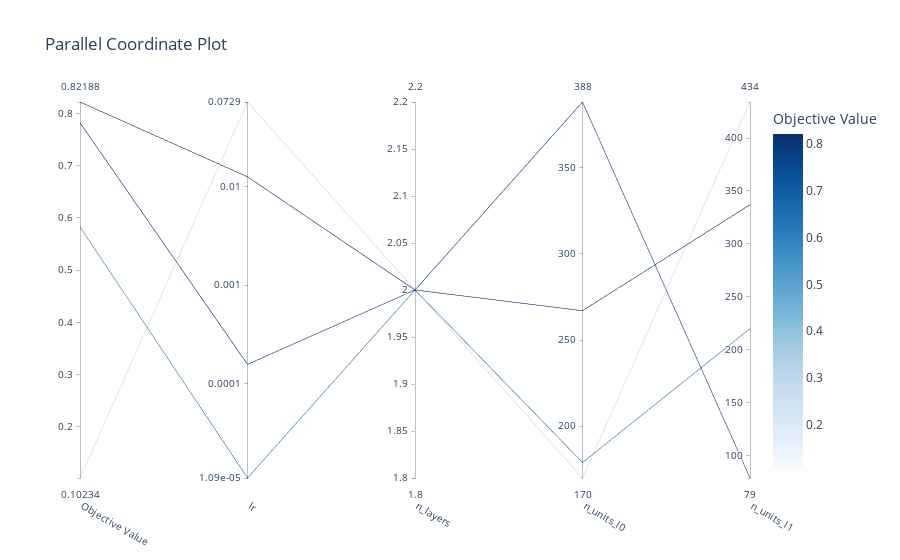

The notebook cell saved with this chart:
### Markdown cell above
#### Parallel Coordinate Plot

Shows relationships among parameters and the objective value in high-dimensional spaces. It allows you to see:

* which hyperparameters matter most,
* where good regions cluster,
* interactions between parameters.

##### Axes Explanation

**X-axis — Parameters and Objective**

* Each vertical axis corresponds to **one hyperparameter** or the **objective value**.
* The X-axis itself simply lays out these vertical axes side by side.

**Y-axis — Values of Each Parameter**

* Each vertical axis has its **own scale**, showing the possible values of that parameter
  (e.g., learning rate, number of layers, dropout).
* Tick marks = actual parameter values sampled in trials.

**Lines**

* Each line = one Optuna trial, connecting its parameter values across all axes.
* Patterns of lines show relationships, clusters, and which parameters impact performance.

### Code cell
from optuna.visualization import plot_parallel_coordinate
plot_parallel_coordinate(study)

### Figure 1 — Plotly figure (JSON) as saved in the notebook; plotly's stock layout.template omitted (floating-point values rounded to 4 significant figures)
{"data": [{"dimensions": [{"label": "Objective Value", "range": [0.1023, 0.8219], "values": [0.1023, 0.8219, 0.782, 0.5828]}, {"label": "lr", "range": [-4.962, -1.137], "ticktext": ["1.09e-05", "0.0001", "0.001", "0.01", "0.0729"], "tickvals": [-4.962, -4, -3, -2, -1.137], "values": [-1.137, -1.898, -3.806, -4.962]}, {"label": "n_layers", "range": [2, 2], "values": [2, 2, 2, 2]}, {"label": "n_units_l0", "range": [170, 388], "values": [170, 267, 388, 179]}, {"label": "n_units_l1", "range": [79, 434], "values": [434, 337, 79, 220]}], "labelangle": 30, "labelside": "bottom", "line": {"color": [0.1023, 0.8219, 0.782, 0.5828], "colorbar": {"title": {"text": "Objective Value"}}, "colorscale": [[0, "rgb(247,251,255)"], [0.125, "rgb(222,235,247)"], [0.25, "rgb(198,219,239)"], [0.375, "rgb(158,202,225)"], [0.5, "rgb(107,174,214)"], [0.625, "rgb(66,146,198)"], [0.75, "rgb(33,113,181)"], [0.875, "rgb(8,81,156)"], [1, "rgb(8,48,107)"]], "reversescale": false, "showscale": true}, "type": "parcoords"}], "layout": {"title": {"text": "Parallel Coordinate Plot"}}}
